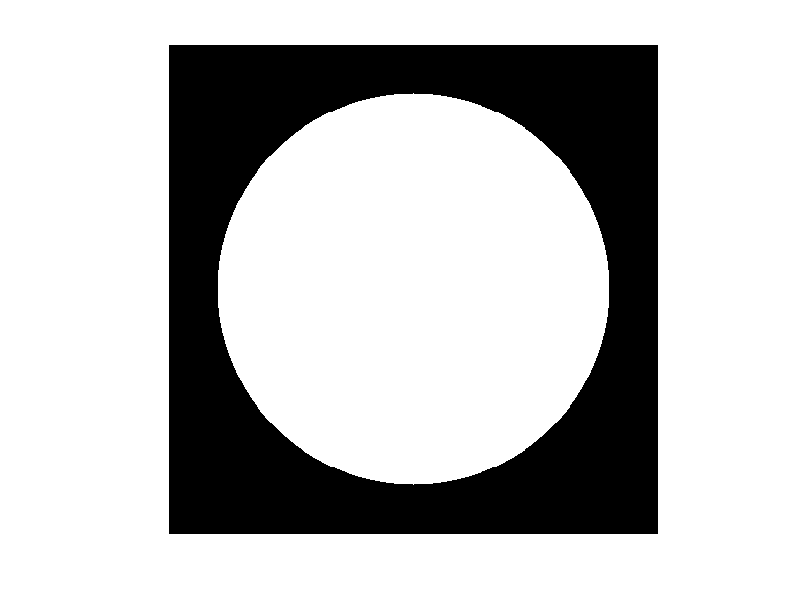

Recreate this plot in MATLAB.
img = zeros(500,500);
cx = 250;
cy = 250;
cr = 200;
[R C] = size(img);

for i = 1 : 1 : R
    for j = 1 : 1 : C
        if( sqrt((i - cx).^2 + (j - cy).^2) <= cr)
            img(i,j) = 255;
        end
    end
end


imshow(img)
